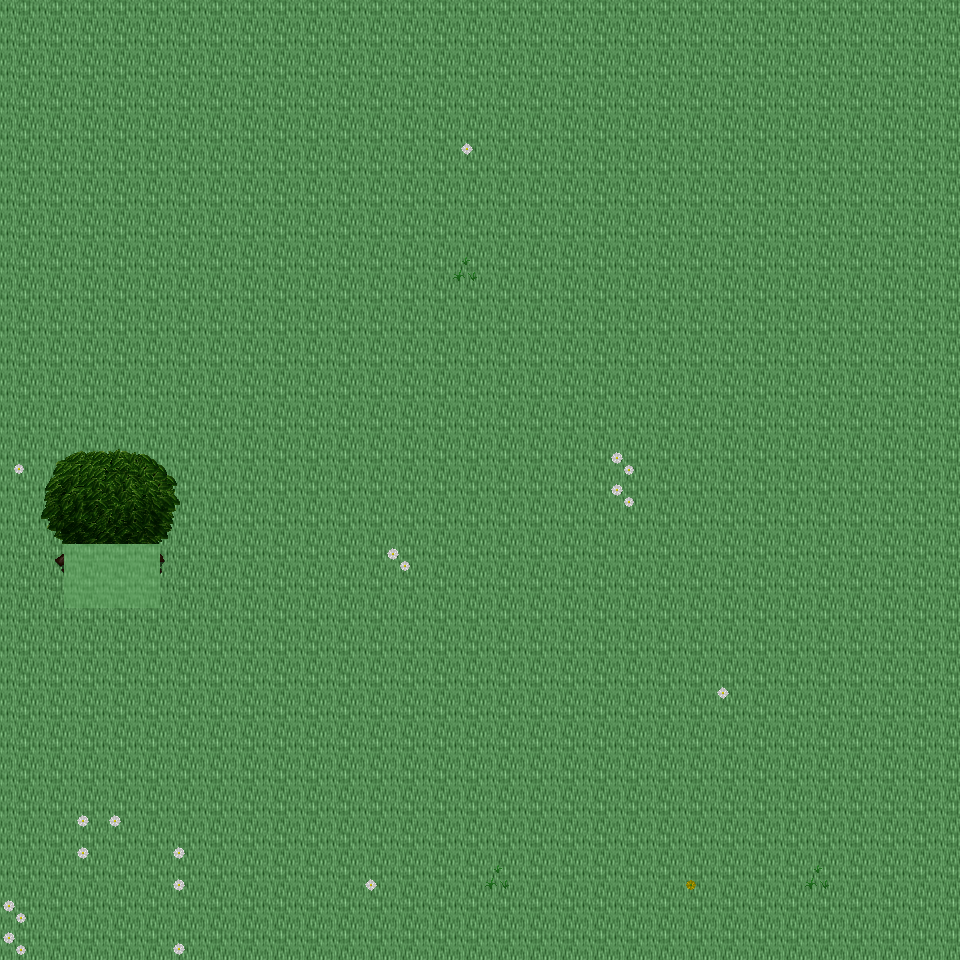

Below is a game level as drawn by its tile map, then a one-line description and the .tmx that defines it (tile-layer data replaced by summaries):
An orthogonal 30x30 tile map with 32x32 px tiles, 6 tile layers (Ground, Object, Object2, Above, ...), 35 tilesets and 2 objects (2x mapExit).

<map version="1.0" orientation="orthogonal" renderorder="right-down" width="30" height="30" tilewidth="32" tileheight="32" nextobjectid="3">
  <tileset firstgid="1" name="tileset_ground_ground" tilewidth="32" tileheight="32" tilecount="33" columns="3">
    <image source="../drawable/tileset_ground_ground.png" width="96" height="352" />
  </tileset>
  <tileset firstgid="34" name="tileset_ground_ice_ice" tilewidth="32" tileheight="32" tilecount="3" columns="3">
    <image source="../drawable/tileset_ground_ice_ice.png" width="96" height="32" />
  </tileset>
  <tileset firstgid="37" name="tileset_plant_flower_daisy_white" tilewidth="32" tileheight="32" tilecount="8" columns="2">
    <image source="../drawable/tileset_plant_flower_daisy_white.png" width="64" height="128" />
  </tileset>
  <tileset firstgid="45" name="tileset_ground_rock_pebbles" tilewidth="32" tileheight="32" tilecount="3" columns="1">
    <image source="../drawable/tileset_ground_rock_pebbles.png" width="32" height="96" />
  </tileset>
  <tileset firstgid="48" name="tileset_plant_grasses" tilewidth="32" tileheight="32" tilecount="6" columns="3">
    <image source="../drawable/tileset_plant_grasses.png" width="96" height="64" />
  </tileset>
  <tileset firstgid="54" name="tileset_plant_leaves" tilewidth="32" tileheight="32" tilecount="8" columns="4">
    <image source="../drawable/tileset_plant_leaves.png" width="128" height="64" />
  </tileset>
  <tileset firstgid="62" name="tileset_ground_grass_edges" tilewidth="32" tileheight="32" tilecount="36" columns="12">
    <image source="../drawable/tileset_ground_grass_edges.png" width="384" height="96" />
  </tileset>
  <tileset firstgid="98" name="tileset_plant_flower_daisy_yellow" tilewidth="32" tileheight="32" tilecount="8" columns="2">
    <image source="../drawable/tileset_plant_flower_daisy_yellow.png" width="64" height="128" />
  </tileset>
  <tileset firstgid="106" name="tileset_plant_bush_bushes" tilewidth="32" tileheight="32" tilecount="10" columns="5">
    <image source="../drawable/tileset_plant_bush_bushes.png" width="160" height="64" />
  </tileset>
  <tileset firstgid="116" name="tileset_plant_stump_stump_brown" tilewidth="32" tileheight="32" tilecount="4" columns="2">
    <image source="../drawable/tileset_plant_stump_stump_brown.png" width="64" height="64" />
  </tileset>
  <tileset firstgid="120" name="tileset_plant_stump_stump_green" tilewidth="32" tileheight="32" tilecount="4" columns="2">
    <image source="../drawable/tileset_plant_stump_stump_green.png" width="64" height="64" />
  </tileset>
  <tileset firstgid="124" name="tileset_item_pot_pot_golden" tilewidth="32" tileheight="32" tilecount="4" columns="4">
    <image source="../drawable/tileset_item_pot_pot_golden.png" width="128" height="32" />
  </tileset>
  <tileset firstgid="128" name="tileset_plant_tree_tree_darkgreen" tilewidth="32" tileheight="32" tilecount="88" columns="8">
    <image source="../drawable/tileset_plant_tree_tree_darkgreen.png" width="256" height="352" />
  </tileset>
  <tileset firstgid="216" name="tileset_plant_flower_daisy_blue" tilewidth="32" tileheight="32" tilecount="8" columns="2">
    <image source="../drawable/tileset_plant_flower_daisy_blue.png" width="64" height="128" />
  </tileset>
  <tileset firstgid="224" name="tileset_ground_water_water_bubbles" tilewidth="32" tileheight="32" tilecount="32" columns="8">
    <image source="../drawable/tileset_ground_water_water_bubbles.png" width="256" height="128" />
  </tileset>
  <tileset firstgid="256" name="tileset_ground_water_pool" tilewidth="32" tileheight="32" tilecount="72" columns="3">
    <image source="../drawable/tileset_ground_water_pool.png" width="96" height="768" />
  </tileset>
  <tileset firstgid="328" name="tileset_building_castle" tilewidth="32" tileheight="32" tilecount="320" columns="20">
    <image source="../drawable/tileset_building_castle.png" width="640" height="512" />
  </tileset>
  <tileset firstgid="648" name="tileset_ground_cobbled_paving" tilewidth="32" tileheight="32" tilecount="1" columns="1">
    <image source="../drawable/tileset_ground_cobbled_paving.png" width="32" height="32" />
  </tileset>
  <tileset firstgid="649" name="tileset_ground_grass_corners" tilewidth="32" tileheight="32" tilecount="24" columns="6">
    <image source="../drawable/tileset_ground_grass_corners.png" width="192" height="128" />
  </tileset>
  <tileset firstgid="673" name="tileset_building_fence_fence_chunky" tilewidth="32" tileheight="32" tilecount="21" columns="3">
    <image source="../drawable/tileset_building_fence_fence_chunky.png" width="96" height="224" />
  </tileset>
  <tileset firstgid="694" name="tileset_item_sign_large" tilewidth="32" tileheight="32" tilecount="15" columns="5">
    <image source="../drawable/tileset_item_sign_large.png" width="160" height="96" />
  </tileset>
  <tileset firstgid="709" name="tileset_building_decoration_fancy_gate" tilewidth="32" tileheight="32" tilecount="12" columns="3">
    <image source="../drawable/tileset_building_decoration_fancy_gate.png" width="96" height="128" />
  </tileset>
  <tileset firstgid="721" name="tileset_logic_creature_rodent" tilewidth="32" tileheight="32" tilecount="8" columns="8">
    <image source="../drawable/tileset_logic_creature_rodent.png" width="256" height="32" />
  </tileset>
  <tileset firstgid="729" name="tileset_logic_creature_animal" tilewidth="32" tileheight="32" tilecount="32" columns="8">
    <image source="../drawable/tileset_logic_creature_animal.png" width="256" height="128" />
  </tileset>
  <tileset firstgid="761" name="tileset_logic_item_mushroom" tilewidth="32" tileheight="32" tilecount="6" columns="6">
    <image source="../drawable/tileset_logic_item_mushroom.png" width="192" height="32" />
  </tileset>
  <tileset firstgid="767" name="tileset_logic_item_sheepfood" tilewidth="32" tileheight="32" tilecount="1" columns="1">
    <image source="../drawable/tileset_logic_item_sheepfood.png" width="32" height="32" />
  </tileset>
  <tileset firstgid="768" name="tileset_logic_collision" tilewidth="32" tileheight="32" tilecount="1" columns="1">
    <image source="../drawable/tileset_logic_collision.png" width="32" height="32" />
  </tileset>
  <tileset firstgid="769" name="tileset_logic_protection" tilewidth="32" tileheight="32" tilecount="2" columns="2">
    <image source="../drawable/tileset_logic_protection.png" width="64" height="32" />
  </tileset>
  <tileset firstgid="771" name="tileset_ground_green_paving" tilewidth="32" tileheight="32" tilecount="18" columns="3">
    <image source="../drawable/tileset_ground_green_paving.png" width="96" height="192" />
  </tileset>
  <tileset firstgid="789" name="tileset_item_hen_nest" tilewidth="32" tileheight="32" tilecount="1" columns="1">
    <image source="../drawable/tileset_item_hen_nest.png" width="32" height="32" />
  </tileset>
  <tileset firstgid="790" name="tileset_logic_item_dairy" tilewidth="32" tileheight="32" tilecount="1" columns="1">
    <image source="../drawable/tileset_logic_item_dairy.png" width="32" height="32" />
  </tileset>
  <tileset firstgid="791" name="tileset_light_door_light_ew" tilewidth="32" tileheight="32" tilecount="18" columns="6">
    <image source="../drawable/tileset_light_door_light_ew.png" width="192" height="96" />
  </tileset>
  <tileset firstgid="809" name="tileset_building_barnyard" tilewidth="32" tileheight="32" tilecount="200" columns="8">
    <image source="../drawable/tileset_building_barnyard.png" width="256" height="800" />
  </tileset>
  <tileset firstgid="1009" name="tileset_logic_creature_reptile" tilewidth="32" tileheight="32" tilecount="7" columns="7">
    <image source="../drawable/tileset_logic_creature_reptile.png" width="224" height="32" />
  </tileset>
  <tileset firstgid="1016" name="tileset_logic_creature_fowl" tilewidth="32" tileheight="32" tilecount="6" columns="6">
    <image source="../drawable/tileset_logic_creature_fowl.png" width="192" height="32" />
  </tileset>
  <layer name="Ground" width="30" height="30">
    <data>[900 cells, 900 non-empty, 1 distinct tile ids]</data>
  </layer>
  <layer name="Object" width="30" height="30">
    <data>[900 cells, 19 non-empty, 6 distinct tile ids]</data>
  </layer>
  <layer name="Object2" width="30" height="30">
    <data>[900 cells, 5 non-empty, 5 distinct tile ids]</data>
  </layer>
  <layer name="Above" width="30" height="30">
    <data>[900 cells, 18 non-empty, 18 distinct tile ids]</data>
  </layer>
  <layer name="Above2" width="30" height="30">
    <data>[900 cells, 0 non-empty, 0 distinct tile ids]</data>
  </layer>
  <layer name="Walkable" width="30" height="30">
    <data>[900 cells, 6 non-empty, 1 distinct tile ids]</data>
  </layer>
  <objectgroup name="MapEvents">
    <object id="1" name="south" type="mapExit" x="0" y="928" width="960" height="32">
      <properties>
        <property name="map" value="level_0_x106_y43" />
        <property name="x" value="0" />
        <property name="y" value="1" />
      </properties>
    </object>
    <object id="2" name="west" type="mapExit" x="0" y="0" width="32" height="960">
      <properties>
        <property name="map" value="level_0_x105_y42" />
        <property name="x" value="28" />
        <property name="y" value="0" />
      </properties>
    </object>
  </objectgroup>
</map>
